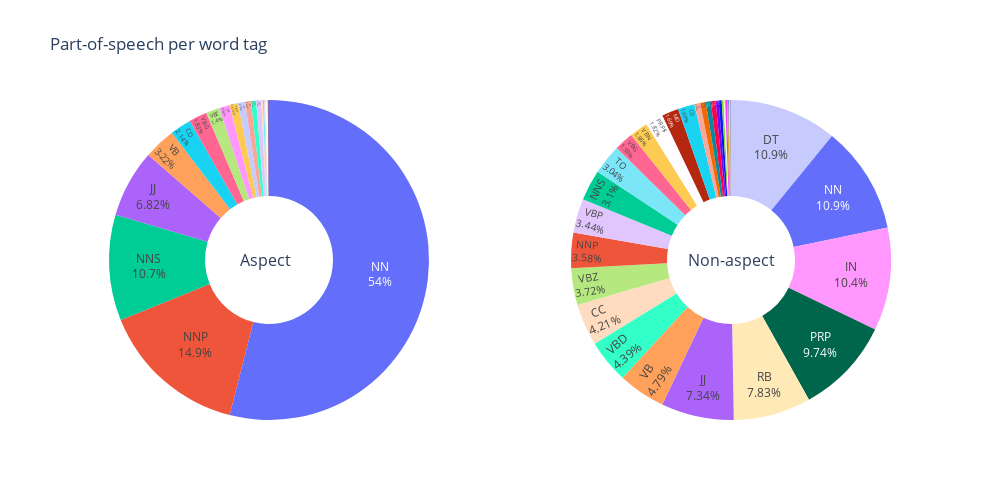

The notebook cell saved with this chart:
### Markdown cell above
## 2.2. <a id='toc2_2_'></a>[Part-of-speech](#toc0_)

Aspect terms are often nouns and are verb objectives or subject. Let's inspect their part of speech to confirm this.

Same definition of POS tags:
- __CD__: Cardinal number (e.g., "one", "two", "3")
- __DT__: Determiner (e.g., "the", "a", "this")
- __IN__: Preposition or subordinating conjunction (e.g., "in", "on", "at")
- __IN__: Preposition or subordinating conjunction (e.g., "in", "on", "at")
- __JJ__: Adjective (e.g., "big", "happy", "green")
- __NN__: Noun, singular or mass (e.g., "dog", "city", "love")
- __NNP__: Proper noun, singular (e.g., "John", "Paris", "December")
- __NNS__: Noun, plural (e.g., "dogs", "cities", "loves")
- __PRP__: Personal pronoun (e.g., "I", "you", "he")
- __RB__: Adverb (e.g., "quickly", "very", "well")
- __VB__: Verb, base form (e.g., "eat", "run", "play")

\>80% aspect terms are nouns, while non-aspect words have very uniform distribution for all part-of-speech.

### Code cell
# Count words per each POS per each tag
pos_counts = df_features.groupby(['is_aspect', 'word.pos']).agg(word_count=pd.NamedAgg(column='is_aspect', aggfunc='count')).reset_index()

# Separate data to aspect & non-aspect words
aspect_pos_counts = pos_counts[pos_counts['is_aspect'] == 'aspect']
non_aspect_pos_counts = pos_counts[pos_counts['is_aspect'] == 'non-aspect']

# Plot POS per word type
fig = make_subplots(rows=1, cols=2, specs=[[{'type':'domain'}, {'type':'domain'}]])
# Aspects
fig.add_trace(go.Pie(labels=aspect_pos_counts['word.pos'], values=aspect_pos_counts['word_count'], name="aspects"),
              1, 1)
# Non-aspects
fig.add_trace(go.Pie(labels=non_aspect_pos_counts['word.pos'], values=non_aspect_pos_counts['word_count'], name="non aspects"),
              1, 2)

fig.update_traces(hole=.4, direction='clockwise', textinfo='label+percent', textposition='inside',showlegend = False)
fig.update_layout(
    width=1000,
    height=500,
    title_text="Part-of-speech per word tag",
    annotations=[dict(text='Aspect', x=0.188, y=0.5, font_size=16, showarrow=False),
                 dict(text='Non-aspect', x=0.83, y=0.5, font_size=16, showarrow=False)])
fig.show()

### Figure 1 — Plotly figure (JSON) as saved in the notebook; plotly's stock layout.template omitted (floating-point values rounded to 4 significant figures)
{"data": [{"direction": "clockwise", "domain": {"x": [0, 0.45], "y": [0, 1]}, "hole": 0.4, "labels": ["CC", "CD", "DT", "IN", "JJ", "JJS", "MD", "NN", "NNP", "NNS", "POS", "PRP", "PRP$", "RB", "RP", "TO", "VB", "VBD", "VBG", "VBN", "VBP", "VBZ", "WP", "``"], "name": "aspects", "showlegend": false, "textinfo": "label+percent", "textposition": "inside", "type": "pie", "values": [5, 75, 25, 37, 239, 1, 1, 1891, 523, 375, 4, 1, 3, 2, 21, 5, 113, 18, 64, 30, 18, 49, 1, 4]}, {"direction": "clockwise", "domain": {"x": [0.55, 1], "y": [0, 1]}, "hole": 0.4, "labels": [":", "CC", "CD", "DT", "EX", "FW", "IN", "JJ", "JJR", "JJS", "LS", "MD", "NN", "NNP", "NNPS", "NNS", "PDT", "POS", "PRP", "PRP$", "RB", "RBR", "RBS", "RP", "TO", "UH", "VB", "VBD", "VBG", "VBN", "VBP", "VBZ", "WDT", "WP", "WRB", "``"], "name": "non aspects", "showlegend": false, "textinfo": "label+percent", "textposition": "inside", "type": "pie", "values": [36, 1784, 714, 4605, 69, 16, 4413, 3110, 215, 129, 2, 716, 4604, 1515, 1, 1313, 55, 35, 4126, 769, 3315, 78, 16, 255, 1286, 14, 2029, 1861, 819, 789, 1459, 1576, 204, 130, 233, 71]}], "layout": {"annotations": [{"font": {"size": 16}, "showarrow": false, "text": "Aspect", "x": 0.188, "y": 0.5}, {"font": {"size": 16}, "showarrow": false, "text": "Non-aspect", "x": 0.83, "y": 0.5}], "height": 500, "title": {"text": "Part-of-speech per word tag"}, "width": 1000}}
